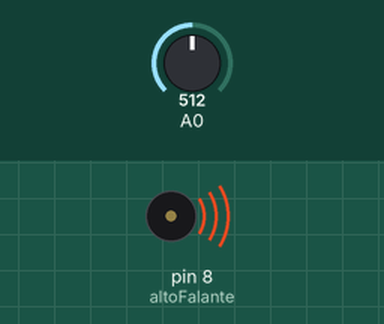
The sketch below on a simulated Arduino Uno, built with avr-gcc and run on an emulated ATmega328P. Parts: buzzer (waves = sounding). The inputs (shaded band) are chosen by the test bench; at power-on: A0 = 512.

Above: at 0.1 s.
Timing chart, 0 to 1.6 s (numbered marks = the images above):
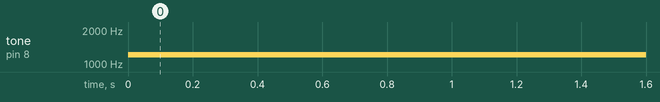

Measured:
- by itself, tone on pin 8 (altoFalante): silent → 1203 Hz at 0.00 s

The sketch:

Som_a_partir_de_Sensor_LDR.ino
```cpp
int leitura;
float tom;
int altoFalante = 8;
int tempo = 10;

void setup() {
    // nada
    // Serial.begin(9600);
}

void loop() {
   // efetuar uma leitura no sensor:
   leitura = analogRead(A0);
   /*Serial.println(leitura);
   delay(60);*/
   // mapear o resultado da leitura do sensor para uma faixa de tons desejada:
   tom = map(leitura, 70, 1000, 30, 2500);
   // alterar o tom, tocando por 10 ms:
   tone(altoFalante, tom, tempo);
 }
```
